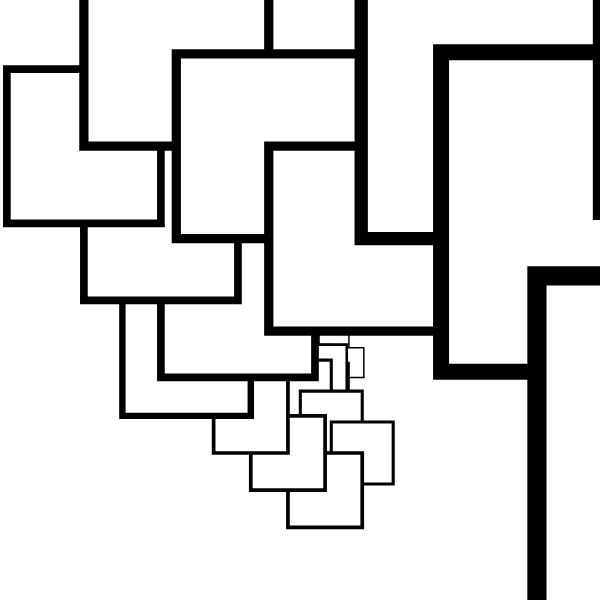
Frame 1 (no input)
Frame 60 (no input): identical to frame 1, image omitted
Frame 120 (the mouse pressed at the canvas centre since frame 60): identical to frame 1, image omitted

The p5.js sketch that drew this single still picture (run headless with seeded random() and noise() and a simulated clock; from frame 60 on, the mouse is pressed at the canvas centre):

// p5.js sketch
// ── sketch.js

// Point = P, Rectangle = R, line = F, Line*4 = D
// You can play around with length, angle, strokeweight, colors,...

let premise = 'R';
  let rules = {
    R:'+R+RR>',
  
  }
let bigRule;


let length = 20;
let angle = 90;

function setup() {
  createCanvas(600, 600);
  angleMode(DEGREES);
  bigRule = resolveRules(premise, rules, 3);
  print(bigRule);
  
}

function draw() {
  background('white');
  stroke('black');
  strokeWeight(2);
  //noFill();
  translate(width / 2, height / 2);
  rotate(-90);
  scale(0.3);

  drawShape(bigRule);
   // angle += 1;
  // length += 0.1;
}

function resolveRules(startRule, rules, depth) {
  let endRule = '';
  for (let currentLetter of startRule) {
    if (currentLetter in rules) {
      endRule += rules[currentLetter];
    } else {
      endRule += currentLetter;
    }
  }
  if (depth >= 1) {
    endRule = resolveRules(endRule, rules, depth - 1);
  }
  return endRule;
}


function drawShape(rule)  {
  for (let c of rule) {
    if (c === 'F') {
      line(0, 0, length, 0);
      translate(length, 0);
    } else if (c === 'R') {
      rect(0, 0, length*2, length*2);
      translate(length, length);
    } else if (c === 'P') {
      point(0, 0);
      translate(length/2, 0);
    } else if (c === 'D') {
      line(0, 0, length * 4, 0);
      translate(length*4, 0);
    } else if (c === 'f') {
      translate(0, length, 0);
    } else if (c === '+') {
      rotate(angle);
    } else if (c === '-') {
      rotate(-angle);
    } else if (c === '[') {
      push();
    } else if (c === ']') {
      pop();
    } else if (c === '>') {
      scale(1.2);
    } else if (c === '<') {
      scale(0.8);
   
    }
  }
}
